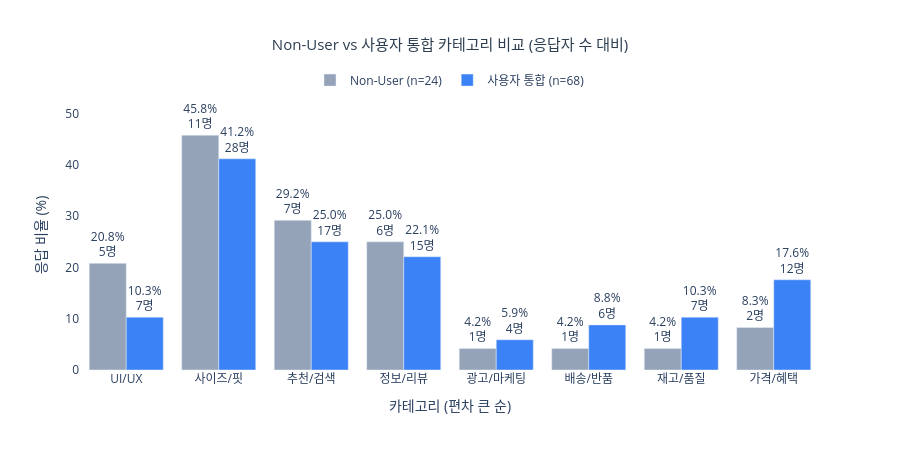

Notebook code for this chart:
### Code cell
# Non-User vs 사용자 통합 비교 시각화
cats_sorted = compare.index.tolist()

fig = go.Figure()
fig.add_trace(go.Bar(
    name=f'Non-User (n={non_n})',
    x=cats_sorted,
    y=compare['Non-User 비율(%)'],
    text=[f'{p}%<br>{int(n)}명' for p, n in zip(compare['Non-User 비율(%)'], compare['Non-User 응답수'])],
    textposition='outside',
    marker_color=GROUP_COLOR['Non-User'],
))
fig.add_trace(go.Bar(
    name=f'사용자 통합 (n={user_n})',
    x=cats_sorted,
    y=compare['사용자 통합 비율(%)'],
    text=[f'{p}%<br>{int(n)}명' for p, n in zip(compare['사용자 통합 비율(%)'], compare['사용자 통합 응답수'])],
    textposition='outside',
    marker_color='#3B82F6',
))

fig.update_layout(
    title=dict(text='Non-User vs 사용자 통합 카테고리 비교 (응답자 수 대비)',
               x=0.5, xanchor='center', font=dict(size=15, color='#2c3e50')),
    xaxis_title='카테고리 (편차 큰 순)',
    yaxis_title='응답 비율 (%)',
    barmode='group',
    plot_bgcolor='white',
    yaxis=dict(range=[0, max(compare['Non-User 비율(%)'].max(), compare['사용자 통합 비율(%)'].max()) * 1.15]),
    height=450,
    legend=dict(orientation='h', yanchor='bottom', y=1.02, xanchor='center', x=0.5)
)
fig.show()

### Figure 1 — Plotly figure (JSON) as saved in the notebook; plotly's stock layout.template omitted (floating-point values rounded to 4 significant figures)
{"data": [{"marker": {"color": "#94A3B8"}, "name": "Non-User (n=24)", "text": ["20.8%<br>5명", "45.8%<br>11명", "29.2%<br>7명", "25.0%<br>6명", "4.2%<br>1명", "4.2%<br>1명", "4.2%<br>1명", "8.3%<br>2명"], "textposition": "outside", "type": "bar", "x": ["UI/UX", "사이즈/핏", "추천/검색", "정보/리뷰", "광고/마케팅", "배송/반품", "재고/품질", "가격/혜택"], "y": [20.8, 45.8, 29.2, 25.0, 4.2, 4.2, 4.2, 8.3]}, {"marker": {"color": "#3B82F6"}, "name": "사용자 통합 (n=68)", "text": ["10.3%<br>7명", "41.2%<br>28명", "25.0%<br>17명", "22.1%<br>15명", "5.9%<br>4명", "8.8%<br>6명", "10.3%<br>7명", "17.6%<br>12명"], "textposition": "outside", "type": "bar", "x": ["UI/UX", "사이즈/핏", "추천/검색", "정보/리뷰", "광고/마케팅", "배송/반품", "재고/품질", "가격/혜택"], "y": [10.3, 41.2, 25.0, 22.1, 5.9, 8.8, 10.3, 17.6]}], "layout": {"barmode": "group", "height": 450, "legend": {"orientation": "h", "x": 0.5, "xanchor": "center", "y": 1.02, "yanchor": "bottom"}, "plot_bgcolor": "white", "title": {"font": {"color": "#2c3e50", "size": 15}, "text": "Non-User vs 사용자 통합 카테고리 비교 (응답자 수 대비)", "x": 0.5, "xanchor": "center"}, "xaxis": {"title": {"text": "카테고리 (편차 큰 순)"}}, "yaxis": {"range": [0, 52.67], "title": {"text": "응답 비율 (%)"}}}}
